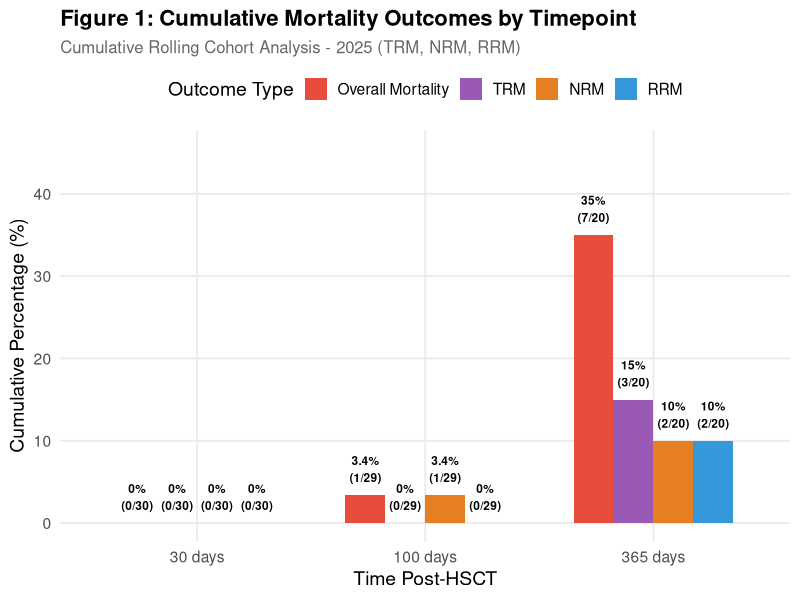
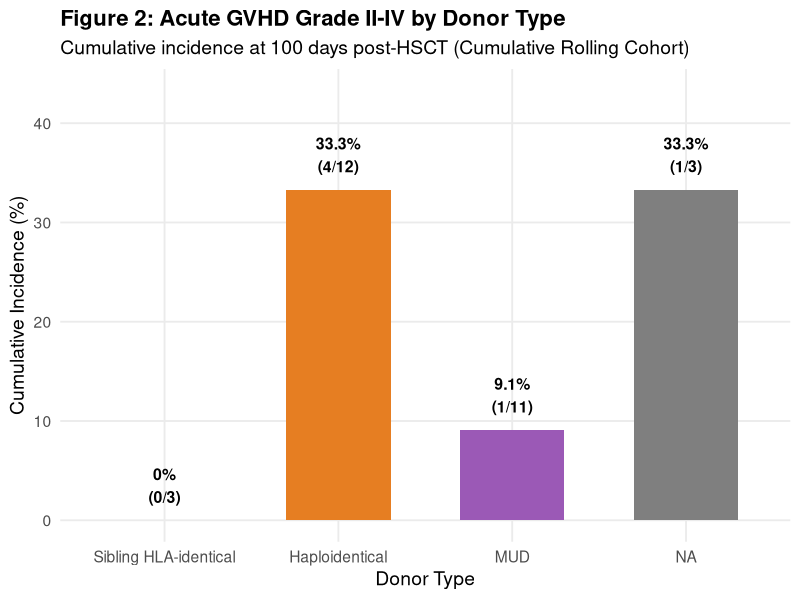

The R script that drew these images, in order:
## ---- chunk 1
library(tidyverse)
library(readxl)
library(knitr)
library(kableExtra)
library(lubridate)
library(ggplot2)

# Load and prepare data
transplant_data <- read_excel("Calcoli_RDD_2025-1.xlsx")

# Data preparation
transplant_data_prepared <- transplant_data |>
  mutate(
    hsct_date = `HSCT date`,
    hsct_year = year(hsct_date),
    death_date_clean = case_when(
      `Death date` == "-" ~ NA,
      TRUE ~ as.Date(as.numeric(`Death date`), origin = "1899-12-30")
    ),
    days_to_event = as.numeric(difftime(`Date of last follow up`, hsct_date, units = "days")),
    death = ifelse(grepl("^dead", `State at last follow up`), 1, 0),
    disease_status_binary = case_when(
      `Disease status at HSCT` == "Complete Remission" ~ "Complete Remission",
      TRUE ~ "Not in Complete Remission"
    ),
    donor_type_main = case_when(
      `Donor type` == "Related HLA-identical" ~ "Sibling HLA-identical",
      `Donor type` == "Related Haploidentical" ~ "Haploidentical",
      `Donor type` == "URD HLA-identical" ~ "MUD",
      `Donor type` == "URD HLA-mismatched" ~ "MMUD"
    ),
    death_cause = case_when(
      death == 0 ~ "Alive",
      grepl("disease", `State at last follow up`) ~ "Relapse",
      grepl("GVHD", `State at last follow up`) ~ "GVHD",
      grepl("infection", `State at last follow up`) ~ "Infection",
      grepl("other cause", `State at last follow up`) ~ "Other",
      TRUE ~ "Unknown"
    ),
    # Use death_type column directly from Excel file (TRM, NRM, RRM)
    # Don't recalculate it
    death_type = death_type,
    acute_gvhd_grade_ii_iv = case_when(
      !is.na(`acute GVHD global grade`) & `acute GVHD global grade` %in% c(2, 3, 4) ~ 1,
      TRUE ~ 0
    ),
    chronic_gvhd_any = ifelse(`chronic GVHD` == "sì", 1, 0),
    chronic_gvhd_mod_severe = case_when(
      !is.na(`chronic GVHD global grade`) & 
        `chronic GVHD global grade` %in% c("moderata", "severa") ~ 1,
      TRUE ~ 0
    )
  )

report_year <- 2025
## ---- chunk 2
# Cumulative rolling cohort selection for annual reporting
# Based on JACIE Italian quarterly methodology, cumulative through Q4

# For 30-day outcomes: Milestone dates from Jan 1 - Nov 30, 2025
# HSCT dates: Sep 1, 2024 - Oct 31, 2025
select_cohort_30d <- function(data, year = 2025) {
  milestone_start <- as.Date(paste0(year - 1, "-09-01"))  # Sep 1 previous year
  milestone_end <- as.Date(paste0(year, "-11-30"))        # Nov 30 current year
  
  cohort <- data |>
    mutate(milestone_30d = hsct_date + days(30)) |>
    filter(
      milestone_30d >= milestone_start,
      milestone_30d <= milestone_end,
      days_to_event >= 30 | death == 1
    )
  
  return(cohort)
}

# For 100-day outcomes: Milestone dates from Jan 1 - Sep 30, 2025
# HSCT dates: Jul 1, 2024 - Sep 30, 2025
select_cohort_100d <- function(data, year = 2025) {
  milestone_start <- as.Date(paste0(year - 1, "-07-01"))  # Jul 1 previous year
  milestone_end <- as.Date(paste0(year, "-09-30"))        # Sep 30 current year
  
  cohort <- data |>
    mutate(milestone_100d = hsct_date + days(100)) |>
    filter(
      milestone_100d >= milestone_start,
      milestone_100d <= milestone_end,
      days_to_event >= 100 | death == 1
    )
  
  return(cohort)
}

# For 365-day outcomes: Milestone dates from Jan 1, 2024 - Dec 31, 2025
# HSCT dates: Jan 1, 2024 - Dec 31, 2024
select_cohort_365d <- function(data, year = 2025) {
  milestone_start <- as.Date(paste0(year - 1, "-01-01"))  # Jan 1 previous year
  milestone_end <- as.Date(paste0(year, "-12-31"))        # Dec 31 current year
  
  cohort <- data |>
    mutate(milestone_365d = hsct_date + days(365)) |>
    filter(
      milestone_365d >= milestone_start,
      milestone_365d <= milestone_end,
      days_to_event >= 365 | death == 1
    )
  
  return(cohort)
}

# Mortality calculation for a cohort
calc_mortality <- function(cohort, days) {
  if (nrow(cohort) == 0) {
    return(tibble(timepoint = paste0(days, " days"), n_cohort = 0,
                  n_events = NA_integer_, pct = NA_real_))
  }
  
  # Count all deaths with a death_type (TRM, NRM, or RRM) within the timeframe
  n_deaths <- sum(!is.na(cohort$death_type) & cohort$days_to_event <= days, na.rm = TRUE)
  
  tibble(
    timepoint = paste0(days, " days"),
    n_cohort = nrow(cohort),
    n_events = n_deaths,
    pct = round(100 * n_deaths / nrow(cohort), 1)
  )
}

# NRM calculation
calc_nrm <- function(cohort, days) {
  if (nrow(cohort) == 0) {
    return(tibble(timepoint = paste0(days, " days"), n_cohort = 0,
                  n_events = NA_integer_, pct = NA_real_))
  }
  
  n_nrm <- sum(cohort$death_type == "NRM" & cohort$days_to_event <= days, na.rm = TRUE)
  
  tibble(
    timepoint = paste0(days, " days"),
    n_cohort = nrow(cohort),
    n_events = n_nrm,
    pct = round(100 * n_nrm / nrow(cohort), 1)
  )
}

# Relapse mortality calculation (RRM - Relapse-Related Mortality)
calc_relapse <- function(cohort, days) {
  if (nrow(cohort) == 0) {
    return(tibble(timepoint = paste0(days, " days"), n_cohort = 0,
                  n_events = NA_integer_, pct = NA_real_))
  }
  
  n_relapse <- sum(cohort$death_type == "RRM" & cohort$days_to_event <= days, na.rm = TRUE)
  
  tibble(
    timepoint = paste0(days, " days"),
    n_cohort = nrow(cohort),
    n_events = n_relapse,
    pct = round(100 * n_relapse / nrow(cohort), 1)
  )
}

# TRM calculation
calc_trm <- function(cohort, days) {
  if (nrow(cohort) == 0) {
    return(tibble(timepoint = paste0(days, " days"), n_cohort = 0,
                  n_events = NA_integer_, pct = NA_real_))
  }
  
  n_trm <- sum(cohort$death_type == "TRM" & cohort$days_to_event <= days, na.rm = TRUE)
  
  tibble(
    timepoint = paste0(days, " days"),
    n_cohort = nrow(cohort),
    n_events = n_trm,
    pct = round(100 * n_trm / nrow(cohort), 1)
  )
}

# Acute GVHD calculation (100 days)
calc_agvhd <- function(cohort) {
  if (nrow(cohort) == 0) {
    return(tibble(n_cohort = 0, n_events = NA_integer_, pct = NA_real_))
  }
  
  n_agvhd <- sum(cohort$acute_gvhd_grade_ii_iv == 1)
  
  tibble(
    n_cohort = nrow(cohort),
    n_events = n_agvhd,
    pct = round(100 * n_agvhd / nrow(cohort), 1)
  )
}

# Chronic GVHD calculation (365 days)
calc_cgvhd <- function(cohort, severity = "any") {
  if (nrow(cohort) == 0) {
    return(tibble(severity = severity, n_cohort = 0,
                  n_events = NA_integer_, pct = NA_real_))
  }
  
  n_cgvhd <- if (severity == "mod_severe") {
    sum(cohort$chronic_gvhd_mod_severe == 1, na.rm = TRUE)
  } else {
    sum(cohort$chronic_gvhd_any == 1, na.rm = TRUE)
  }
  
  tibble(
    severity = severity,
    n_cohort = nrow(cohort),
    n_events = n_cgvhd,
    pct = round(100 * n_cgvhd / nrow(cohort), 1)
  )
}
## ---- chunk 3
# Select cohorts for each timepoint
cohort_30d <- select_cohort_30d(transplant_data_prepared, report_year)
cohort_100d <- select_cohort_100d(transplant_data_prepared, report_year)
cohort_365d <- select_cohort_365d(transplant_data_prepared, report_year)

# Calculate overall mortality at each timepoint
overall_mort <- bind_rows(
  calc_mortality(cohort_30d, 30),
  calc_mortality(cohort_100d, 100),
  calc_mortality(cohort_365d, 365)
)

# Calculate NRM at each timepoint
nrm_overall <- bind_rows(
  calc_nrm(cohort_30d, 30),
  calc_nrm(cohort_100d, 100),
  calc_nrm(cohort_365d, 365)
)

# Calculate relapse mortality at each timepoint
relapse_overall <- bind_rows(
  calc_relapse(cohort_30d, 30),
  calc_relapse(cohort_100d, 100),
  calc_relapse(cohort_365d, 365)
)

# Calculate TRM at each timepoint
trm_overall <- bind_rows(
  calc_trm(cohort_30d, 30),
  calc_trm(cohort_100d, 100),
  calc_trm(cohort_365d, 365)
)

# By disease status
cr_data <- transplant_data_prepared |> filter(disease_status_binary == "Complete Remission")
not_cr_data <- transplant_data_prepared |> filter(disease_status_binary == "Not in Complete Remission")

# CR cohorts
cohort_30d_cr <- select_cohort_30d(cr_data, report_year)
cohort_100d_cr <- select_cohort_100d(cr_data, report_year)
cohort_365d_cr <- select_cohort_365d(cr_data, report_year)

mort_cr <- bind_rows(
  calc_mortality(cohort_30d_cr, 30),
  calc_mortality(cohort_100d_cr, 100),
  calc_mortality(cohort_365d_cr, 365)
) |> mutate(group = "Complete Remission")

nrm_cr <- bind_rows(
  calc_nrm(cohort_30d_cr, 30),
  calc_nrm(cohort_100d_cr, 100),
  calc_nrm(cohort_365d_cr, 365)
) |> mutate(group = "Complete Remission")

relapse_cr <- bind_rows(
  calc_relapse(cohort_30d_cr, 30),
  calc_relapse(cohort_100d_cr, 100),
  calc_relapse(cohort_365d_cr, 365)
) |> mutate(group = "Complete Remission")

trm_cr <- bind_rows(
  calc_trm(cohort_30d_cr, 30),
  calc_trm(cohort_100d_cr, 100),
  calc_trm(cohort_365d_cr, 365)
) |> mutate(group = "Complete Remission")

# Not CR cohorts
cohort_30d_not_cr <- select_cohort_30d(not_cr_data, report_year)
cohort_100d_not_cr <- select_cohort_100d(not_cr_data, report_year)
cohort_365d_not_cr <- select_cohort_365d(not_cr_data, report_year)

mort_not_cr <- bind_rows(
  calc_mortality(cohort_30d_not_cr, 30),
  calc_mortality(cohort_100d_not_cr, 100),
  calc_mortality(cohort_365d_not_cr, 365)
) |> mutate(group = "Not in Complete Remission")

nrm_not_cr <- bind_rows(
  calc_nrm(cohort_30d_not_cr, 30),
  calc_nrm(cohort_100d_not_cr, 100),
  calc_nrm(cohort_365d_not_cr, 365)
) |> mutate(group = "Not in Complete Remission")

relapse_not_cr <- bind_rows(
  calc_relapse(cohort_30d_not_cr, 30),
  calc_relapse(cohort_100d_not_cr, 100),
  calc_relapse(cohort_365d_not_cr, 365)
) |> mutate(group = "Not in Complete Remission")

trm_not_cr <- bind_rows(
  calc_trm(cohort_30d_not_cr, 30),
  calc_trm(cohort_100d_not_cr, 100),
  calc_trm(cohort_365d_not_cr, 365)
) |> mutate(group = "Not in Complete Remission")

# GVHD by donor type
major_donors <- c("Sibling HLA-identical", "Haploidentical", "MUD", "MMUD")
agvhd_overall <- calc_agvhd(cohort_100d)

agvhd_by_donor <- tibble()
for (donor in major_donors) {
  donor_data <- transplant_data_prepared |> filter(donor_type_main == donor)
  cohort_100d_donor <- select_cohort_100d(donor_data, report_year)
  result <- calc_agvhd(cohort_100d_donor) |> mutate(donor = donor)
  agvhd_by_donor <- bind_rows(agvhd_by_donor, result)
}

# Chronic GVHD
cgvhd_any <- bind_rows(
  calc_cgvhd(cohort_365d, "any") |> mutate(severity = "Any"),
  calc_cgvhd(cohort_365d, "mod_severe") |> mutate(severity = "Moderate-Severe")
)
## ---- chunk 4
kable(overall_mort |>
  mutate(display = paste0(pct, "% (", n_events, "/", n_cohort, ")")) |>
  select(Timepoint = timepoint, `Cohort Size` = n_cohort, 
         Deaths = n_events, `Mortality Rate` = display),
      caption = "Table 1: Overall Cumulative Mortality - Rolling Cohort Analysis") |>
  kable_styling(bootstrap_options = c("striped", "hover"), full_width = FALSE) |>
  row_spec(0, bold = TRUE, background = "#3498DB", color = "white")
## ---- chunk 5
cause_summary <- tibble(
  Timepoint = c("30 days", "100 days", "365 days"),
  `Overall Mortality` = paste0(overall_mort$pct, "% (", overall_mort$n_events, "/", overall_mort$n_cohort, ")"),
  `TRM` = paste0(trm_overall$pct, "% (", trm_overall$n_events, "/", trm_overall$n_cohort, ")"),
  `NRM` = paste0(nrm_overall$pct, "% (", nrm_overall$n_events, "/", nrm_overall$n_cohort, ")"),
  `RRM` = paste0(relapse_overall$pct, "% (", relapse_overall$n_events, "/", relapse_overall$n_cohort, ")")
)

kable(cause_summary,
      caption = "Table 2: Cumulative Mortality Breakdown by Cause (Overall = TRM + NRM + RRM)") |>
  kable_styling(bootstrap_options = c("striped", "hover"), full_width = FALSE) |>
  row_spec(0, bold = TRUE, background = "#E74C3C", color = "white")
## ---- chunk 6
plot_data <- bind_rows(
  overall_mort |> mutate(outcome = "Overall Mortality"),
  trm_overall |> mutate(outcome = "TRM"),
  nrm_overall |> mutate(outcome = "NRM"),
  relapse_overall |> mutate(outcome = "RRM")
) |>
  mutate(
    timepoint = factor(timepoint, levels = c("30 days", "100 days", "365 days")),
    outcome = factor(outcome, levels = c("Overall Mortality", "TRM", "NRM", "RRM"))
  )

ggplot(plot_data, aes(x = timepoint, y = pct, fill = outcome)) +
  geom_col(position = "dodge", width = 0.7) +
  geom_text(aes(label = paste0(pct, "%\n(", n_events, "/", n_cohort, ")")),
            position = position_dodge(width = 0.7),
            vjust = -0.5, size = 3, fontface = "bold") +
  scale_fill_manual(values = c("Overall Mortality" = "#E74C3C", 
                                "TRM" = "#9B59B6",
                                "NRM" = "#E67E22",
                                "RRM" = "#3498DB")) +
  labs(title = "Figure 1: Cumulative Mortality Outcomes by Timepoint",
       subtitle = "Cumulative Rolling Cohort Analysis - 2025 (TRM, NRM, RRM)",
       x = "Time Post-HSCT", y = "Cumulative Percentage (%)",
       fill = "Outcome Type") +
  theme_minimal(base_size = 14) +
  theme(plot.title = element_text(face = "bold", size = 16),
        plot.subtitle = element_text(size = 12, color = "gray40"),
        legend.position = "top",
        panel.grid.minor = element_blank()) +
  ylim(0, max(plot_data$pct, na.rm = TRUE) * 1.3)
## ---- chunk 7
kable(bind_rows(mort_cr, mort_not_cr) |>
  mutate(display = paste0(pct, "% (", n_events, "/", n_cohort, ")")) |>
  select(Group = group, Timepoint = timepoint, 
         `Cohort Size` = n_cohort, Deaths = n_events, `Mortality Rate` = display),
      caption = "Table 3: Cumulative Mortality by Disease Status at HSCT") |>
  kable_styling(bootstrap_options = c("striped", "hover"), full_width = FALSE) |>
  pack_rows("Complete Remission", 1, 3, label_row_css = "background-color: #27AE60; color: white;") |>
  pack_rows("Not in Complete Remission", 4, 6, label_row_css = "background-color: #E74C3C; color: white;")
## ---- chunk 8
kable(nrm_overall |>
  mutate(display = paste0(pct, "% (", n_events, "/", n_cohort, ")")) |>
  select(Timepoint = timepoint, `Cohort Size` = n_cohort, 
         `NRM Events` = n_events, `NRM Rate` = display),
      caption = "Table 4: Cumulative Non-Relapse Mortality (NRM)") |>
  kable_styling(bootstrap_options = c("striped", "hover"), full_width = FALSE) |>
  row_spec(0, bold = TRUE, background = "#E67E22", color = "white")
## ---- chunk 9
if (!is.na(overall_mort$n_events[3]) && overall_mort$n_events[3] > 0) {
  nrm_prop <- round(100 * nrm_overall$n_events[3] / overall_mort$n_events[3], 0)
  cat(paste0("NRM accounts for **", nrm_prop, "%** of all deaths at 365 days."))
}
## ---- chunk 10
kable(bind_rows(
  nrm_overall |> mutate(group = "Overall"),
  nrm_cr, nrm_not_cr
) |>
  mutate(display = paste0(pct, "% (", n_events, "/", n_cohort, ")")) |>
  select(Group = group, Timepoint = timepoint, 
         `Cohort Size` = n_cohort, `NRM Events` = n_events, `NRM Rate` = display),
      caption = "Table 5: Non-Relapse Mortality by Disease Status") |>
  kable_styling(bootstrap_options = c("striped", "hover"), full_width = FALSE) |>
  pack_rows("Overall", 1, 3, label_row_css = "background-color: #95A5A6; color: white;") |>
  pack_rows("Complete Remission", 4, 6, label_row_css = "background-color: #27AE60; color: white;") |>
  pack_rows("Not in Complete Remission", 7, 9, label_row_css = "background-color: #E74C3C; color: white;")
## ---- chunk 11
nrm_deaths <- cohort_365d |>
  filter(death == 1, death_type == "NRM", days_to_event <= 365)

if (nrow(nrm_deaths) > 0) {
  nrm_causes <- nrm_deaths |>
    count(death_cause) |>
    arrange(desc(n)) |>
    mutate(percentage = round(100 * n / sum(n), 1),
           display = paste0(n, " (", percentage, "%)")) |>
    select(`Cause of NRM` = death_cause, `N Events` = n, `Percentage` = display)
  
  kable(nrm_causes,
        caption = "Table 6: Breakdown of NRM by Specific Cause (365-day cohort)") |>
    kable_styling(bootstrap_options = c("striped", "hover"), full_width = FALSE) |>
    row_spec(0, bold = TRUE, background = "#D35400", color = "white")
} else {
  cat("No NRM events in the 365-day rolling cohort.")
}
## ---- chunk 12
kable(trm_overall |>
  mutate(display = paste0(pct, "% (", n_events, "/", n_cohort, ")")) |>
  select(Timepoint = timepoint, `Cohort Size` = n_cohort, 
         `TRM Events` = n_events, `TRM Rate` = display),
      caption = "Table 6A: Cumulative Treatment-Related Mortality (TRM)") |>
  kable_styling(bootstrap_options = c("striped", "hover"), full_width = FALSE) |>
  row_spec(0, bold = TRUE, background = "#9B59B6", color = "white")
## ---- chunk 13
if (!is.na(overall_mort$n_events[3]) && overall_mort$n_events[3] > 0) {
  trm_prop <- round(100 * trm_overall$n_events[3] / overall_mort$n_events[3], 0)
  cat(paste0("TRM accounts for **", trm_prop, "%** of all deaths at 365 days."))
}
## ---- chunk 14
kable(bind_rows(
  trm_overall |> mutate(group = "Overall"),
  trm_cr, trm_not_cr
) |>
  mutate(display = paste0(pct, "% (", n_events, "/", n_cohort, ")")) |>
  select(Group = group, Timepoint = timepoint, 
         `Cohort Size` = n_cohort, `TRM Events` = n_events, `TRM Rate` = display),
      caption = "Table 6B: Treatment-Related Mortality by Disease Status") |>
  kable_styling(bootstrap_options = c("striped", "hover"), full_width = FALSE) |>
  pack_rows("Overall", 1, 3, label_row_css = "background-color: #95A5A6; color: white;") |>
  pack_rows("Complete Remission", 4, 6, label_row_css = "background-color: #27AE60; color: white;") |>
  pack_rows("Not in Complete Remission", 7, 9, label_row_css = "background-color: #E74C3C; color: white;")
## ---- chunk 15
kable(relapse_overall |>
  mutate(display = paste0(pct, "% (", n_events, "/", n_cohort, ")")) |>
  select(Timepoint = timepoint, `Cohort Size` = n_cohort, 
         `RRM Deaths` = n_events, `RRM Rate` = display),
      caption = "Table 7: Cumulative Relapse-Related Mortality (RRM)") |>
  kable_styling(bootstrap_options = c("striped", "hover"), full_width = FALSE) |>
  row_spec(0, bold = TRUE, background = "#3498DB", color = "white")
## ---- chunk 16
kable(bind_rows(
  relapse_overall |> mutate(group = "Overall"),
  relapse_cr, relapse_not_cr
) |>
  mutate(display = paste0(pct, "% (", n_events, "/", n_cohort, ")")) |>
  select(Group = group, Timepoint = timepoint, 
         `Cohort Size` = n_cohort, `RRM Deaths` = n_events, `RRM Rate` = display),
      caption = "Table 8: Relapse-Related Mortality (RRM) by Disease Status") |>
  kable_styling(bootstrap_options = c("striped", "hover"), full_width = FALSE) |>
  pack_rows("Overall", 1, 3) |>
  pack_rows("Complete Remission", 4, 6) |>
  pack_rows("Not in Complete Remission", 7, 9)
## ---- chunk 17
if (!is.na(overall_mort$n_events[3]) && overall_mort$n_events[3] > 0) {
  relapse_prop <- round(100 * relapse_overall$n_events[3] / overall_mort$n_events[3], 0)
  cat(paste0("- RRM accounts for **", relapse_prop, "%** of all deaths at 365 days\n"))
}
## ---- chunk 18
kable(tibble(
  Group = c("Overall", agvhd_by_donor$donor),
  `Cohort Size` = c(agvhd_overall$n_cohort, agvhd_by_donor$n_cohort),
  Events = c(agvhd_overall$n_events, agvhd_by_donor$n_events),
  `Cumulative Incidence` = paste0(c(agvhd_overall$pct, agvhd_by_donor$pct), "%")
),
      caption = "Table 9: Acute GVHD Grade II-IV by Donor Type (100 days)") |>
  kable_styling(bootstrap_options = c("striped", "hover"), full_width = FALSE) |>
  row_spec(1, bold = TRUE, background = "#9B59B6", color = "white")
## ---- chunk 19
agvhd_plot_data <- agvhd_by_donor |>
  filter(!is.na(pct)) |>
  mutate(donor = factor(donor, levels = c("Sibling HLA-identical", "Haploidentical", "MUD")))

if (nrow(agvhd_plot_data) > 0) {
  ggplot(agvhd_plot_data, aes(x = donor, y = pct, fill = donor)) +
    geom_col(width = 0.6, show.legend = FALSE) +
    geom_text(aes(label = paste0(pct, "%\n(", n_events, "/", n_cohort, ")")),
              vjust = -0.5, size = 4, fontface = "bold") +
    scale_fill_manual(values = c("Sibling HLA-identical" = "#3498DB", 
                                  "Haploidentical" = "#E67E22", "MUD" = "#9B59B6")) +
    labs(title = "Figure 2: Acute GVHD Grade II-IV by Donor Type",
         subtitle = "Cumulative incidence at 100 days post-HSCT (Cumulative Rolling Cohort)",
         x = "Donor Type", y = "Cumulative Incidence (%)") +
    theme_minimal(base_size = 14) +
    theme(plot.title = element_text(face = "bold", size = 16),
          panel.grid.minor = element_blank()) +
    ylim(0, max(agvhd_plot_data$pct, na.rm = TRUE) * 1.3)
}
## ---- chunk 20
kable(cgvhd_any |>
  mutate(display = paste0(pct, "% (", n_events, "/", n_cohort, ")")) |>
  select(Severity = severity, `Cohort Size` = n_cohort, 
         Events = n_events, `Cumulative Incidence` = display),
      caption = "Table 10: Chronic GVHD Cumulative Incidence (365 days)") |>
  kable_styling(bootstrap_options = c("striped", "hover"), full_width = FALSE) |>
  row_spec(0, bold = TRUE, background = "#27AE60", color = "white")
## ---- chunk 21
mort_by_donor <- tibble()
nrm_by_donor <- tibble()

for (donor in major_donors) {
  donor_data <- transplant_data_prepared |> filter(donor_type_main == donor)
  
  cohort_365d_donor <- select_cohort_365d(donor_data, report_year)
  mort_result <- calc_mortality(cohort_365d_donor, 365) |> mutate(donor = donor)
  nrm_result <- calc_nrm(cohort_365d_donor, 365) |> mutate(donor = donor)
  
  mort_by_donor <- bind_rows(mort_by_donor, mort_result)
  nrm_by_donor <- bind_rows(nrm_by_donor, nrm_result)
}

kable(tibble(
  `Donor Type` = mort_by_donor$donor,
  `365-Day Mortality` = paste0(mort_by_donor$pct, "% (", mort_by_donor$n_events, "/", mort_by_donor$n_cohort, ")"),
  `NRM at 365 Days` = paste0(nrm_by_donor$pct, "% (", nrm_by_donor$n_events, "/", nrm_by_donor$n_cohort, ")"),
  `Acute GVHD II-IV` = paste0(agvhd_by_donor$pct, "% (", agvhd_by_donor$n_events, "/", agvhd_by_donor$n_cohort, ")")
),
      caption = "Table 11: Comprehensive Outcomes by Donor Type") |>
  kable_styling(bootstrap_options = c("striped", "hover"), full_width = FALSE) |>
  row_spec(0, bold = TRUE, background = "#2C3E50", color = "white")
## ---- chunk 22
mort_donor_all <- tibble()

for (donor in major_donors) {
  donor_data <- transplant_data_prepared |> filter(donor_type_main == donor)
  
  cohort_30d_donor <- select_cohort_30d(donor_data, report_year)
  cohort_100d_donor <- select_cohort_100d(donor_data, report_year)
  cohort_365d_donor <- select_cohort_365d(donor_data, report_year)
  
  donor_mort <- bind_rows(
    calc_mortality(cohort_30d_donor, 30),
    calc_mortality(cohort_100d_donor, 100),
    calc_mortality(cohort_365d_donor, 365)
  ) |> mutate(donor = donor)
  
  mort_donor_all <- bind_rows(mort_donor_all, donor_mort)
}

kable(mort_donor_all |>
  mutate(display = paste0(pct, "% (", n_events, "/", n_cohort, ")")) |>
  select(`Donor Type` = donor, Timepoint = timepoint,
         `Cohort Size` = n_cohort, Deaths = n_events, `Mortality Rate` = display),
      caption = "Table 13: Overall Mortality by Donor Type Across All Timepoints") |>
  kable_styling(bootstrap_options = c("striped", "hover"), full_width = FALSE) |>
  pack_rows("Sibling HLA-identical", 1, 3, label_row_css = "background-color: #3498DB; color: white;") |>
  pack_rows("Haploidentical", 4, 6, label_row_css = "background-color: #E67E22; color: white;") |>
  pack_rows("MUD", 7, 9, label_row_css = "background-color: #9B59B6; color: white;")
## ---- chunk 23
nrm_donor_all <- tibble()

for (donor in major_donors) {
  donor_data <- transplant_data_prepared |> filter(donor_type_main == donor)
  
  cohort_30d_donor <- select_cohort_30d(donor_data, report_year)
  cohort_100d_donor <- select_cohort_100d(donor_data, report_year)
  cohort_365d_donor <- select_cohort_365d(donor_data, report_year)
  
  donor_nrm <- bind_rows(
    calc_nrm(cohort_30d_donor, 30),
    calc_nrm(cohort_100d_donor, 100),
    calc_nrm(cohort_365d_donor, 365)
  ) |> mutate(donor = donor)
  
  nrm_donor_all <- bind_rows(nrm_donor_all, donor_nrm)
}

kable(nrm_donor_all |>
  mutate(display = paste0(pct, "% (", n_events, "/", n_cohort, ")")) |>
  select(`Donor Type` = donor, Timepoint = timepoint,
         `Cohort Size` = n_cohort, `NRM Events` = n_events, `NRM Rate` = display),
      caption = "Table 14: Non-Relapse Mortality by Donor Type Across All Timepoints") |>
  kable_styling(bootstrap_options = c("striped", "hover"), full_width = FALSE) |>
  pack_rows("Sibling HLA-identical", 1, 3, label_row_css = "background-color: #3498DB; color: white;") |>
  pack_rows("Haploidentical", 4, 6, label_row_css = "background-color: #E67E22; color: white;") |>
  pack_rows("MUD", 7, 9, label_row_css = "background-color: #9B59B6; color: white;")
## ---- chunk 24
relapse_donor_all <- tibble()

for (donor in major_donors) {
  donor_data <- transplant_data_prepared |> filter(donor_type_main == donor)
  
  cohort_30d_donor <- select_cohort_30d(donor_data, report_year)
  cohort_100d_donor <- select_cohort_100d(donor_data, report_year)
  cohort_365d_donor <- select_cohort_365d(donor_data, report_year)
  
  donor_relapse <- bind_rows(
    calc_relapse(cohort_30d_donor, 30),
    calc_relapse(cohort_100d_donor, 100),
    calc_relapse(cohort_365d_donor, 365)
  ) |> mutate(donor = donor)
  
  relapse_donor_all <- bind_rows(relapse_donor_all, donor_relapse)
}

kable(relapse_donor_all |>
  mutate(display = paste0(pct, "% (", n_events, "/", n_cohort, ")")) |>
  select(`Donor Type` = donor, Timepoint = timepoint,
         `Cohort Size` = n_cohort, `Relapse Deaths` = n_events, `Relapse Rate` = display),
      caption = "Table 15: Relapse Mortality by Donor Type Across All Timepoints") |>
  kable_styling(bootstrap_options = c("striped", "hover"), full_width = FALSE) |>
  pack_rows("Sibling HLA-identical", 1, 3, label_row_css = "background-color: #3498DB; color: white;") |>
  pack_rows("Haploidentical", 4, 6, label_row_css = "background-color: #E67E22; color: white;") |>
  pack_rows("MUD", 7, 9, label_row_css = "background-color: #9B59B6; color: white;")
## ---- chunk 25
trm_donor_all <- tibble()

for (donor in major_donors) {
  donor_data <- transplant_data_prepared |> filter(donor_type_main == donor)
  
  cohort_30d_donor <- select_cohort_30d(donor_data, report_year)
  cohort_100d_donor <- select_cohort_100d(donor_data, report_year)
  cohort_365d_donor <- select_cohort_365d(donor_data, report_year)
  
  donor_trm <- bind_rows(
    calc_trm(cohort_30d_donor, 30),
    calc_trm(cohort_100d_donor, 100),
    calc_trm(cohort_365d_donor, 365)
  ) |> mutate(donor = donor)
  
  trm_donor_all <- bind_rows(trm_donor_all, donor_trm)
}

kable(trm_donor_all |>
  mutate(display = paste0(pct, "% (", n_events, "/", n_cohort, ")")) |>
  select(`Donor Type` = donor, Timepoint = timepoint,
         `Cohort Size` = n_cohort, `TRM Events` = n_events, `TRM Rate` = display),
      caption = "Table 15A: Treatment-Related Mortality by Donor Type Across All Timepoints") |>
  kable_styling(bootstrap_options = c("striped", "hover"), full_width = FALSE) |>
  pack_rows("Sibling HLA-identical", 1, 3, label_row_css = "background-color: #3498DB; color: white;") |>
  pack_rows("Haploidentical", 4, 6, label_row_css = "background-color: #E67E22; color: white;") |>
  pack_rows("MUD", 7, 9, label_row_css = "background-color: #9B59B6; color: white;")
## ---- chunk 26
mort_donor_cr_strat <- tibble()

for (cr_status in c("Complete Remission", "Not in Complete Remission")) {
  cr_data <- transplant_data_prepared |> filter(disease_status_binary == cr_status)
  
  for (donor in major_donors) {
    donor_cr_data <- cr_data |> filter(donor_type_main == donor)
    
    cohort_30d_donor_cr <- select_cohort_30d(donor_cr_data, report_year)
    cohort_100d_donor_cr <- select_cohort_100d(donor_cr_data, report_year)
    cohort_365d_donor_cr <- select_cohort_365d(donor_cr_data, report_year)
    
    if (nrow(cohort_30d_donor_cr) > 0 || nrow(cohort_100d_donor_cr) > 0 || nrow(cohort_365d_donor_cr) > 0) {
      mort_result <- bind_rows(
        calc_mortality(cohort_30d_donor_cr, 30),
        calc_mortality(cohort_100d_donor_cr, 100),
        calc_mortality(cohort_365d_donor_cr, 365)
      ) |> mutate(cr_status = cr_status, donor = donor)
      mort_donor_cr_strat <- bind_rows(mort_donor_cr_strat, mort_result)
    }
  }
}

if (nrow(mort_donor_cr_strat) > 0) {
  kable(mort_donor_cr_strat |>
    mutate(display = paste0(pct, "% (", n_events, "/", n_cohort, ")")) |>
    select(`CR Status` = cr_status, `Donor Type` = donor, Timepoint = timepoint,
           N = n_cohort, Deaths = n_events, `Mortality Rate (n/N %)` = display),
        caption = "Table 16: Overall Mortality by Donor Type and Disease Status (30, 100, 365 days)") |>
    kable_styling(bootstrap_options = c("striped", "hover"), full_width = FALSE) |>
    row_spec(0, bold = TRUE, background = "#E74C3C", color = "white")
} else {
  cat("Insufficient data for combined stratification.")
}
## ---- chunk 27
nrm_donor_cr_strat <- tibble()

for (cr_status in c("Complete Remission", "Not in Complete Remission")) {
  cr_data <- transplant_data_prepared |> filter(disease_status_binary == cr_status)
  
  for (donor in major_donors) {
    donor_cr_data <- cr_data |> filter(donor_type_main == donor)
    
    cohort_30d_donor_cr <- select_cohort_30d(donor_cr_data, report_year)
    cohort_100d_donor_cr <- select_cohort_100d(donor_cr_data, report_year)
    cohort_365d_donor_cr <- select_cohort_365d(donor_cr_data, report_year)
    
    if (nrow(cohort_30d_donor_cr) > 0 || nrow(cohort_100d_donor_cr) > 0 || nrow(cohort_365d_donor_cr) > 0) {
      nrm_result <- bind_rows(
        calc_nrm(cohort_30d_donor_cr, 30),
        calc_nrm(cohort_100d_donor_cr, 100),
        calc_nrm(cohort_365d_donor_cr, 365)
      ) |> mutate(cr_status = cr_status, donor = donor)
      nrm_donor_cr_strat <- bind_rows(nrm_donor_cr_strat, nrm_result)
    }
  }
}

if (nrow(nrm_donor_cr_strat) > 0) {
  kable(nrm_donor_cr_strat |>
    mutate(display = paste0(pct, "% (", n_events, "/", n_cohort, ")")) |>
    select(`CR Status` = cr_status, `Donor Type` = donor, Timepoint = timepoint,
           N = n_cohort, `NRM Events` = n_events, `NRM Rate (n/N %)` = display),
        caption = "Table 17: NRM by Donor Type and Disease Status (30, 100, 365 days)") |>
    kable_styling(bootstrap_options = c("striped", "hover"), full_width = FALSE) |>
    row_spec(0, bold = TRUE, background = "#E67E22", color = "white")
}
## ---- chunk 28
relapse_donor_cr_strat <- tibble()

for (cr_status in c("Complete Remission", "Not in Complete Remission")) {
  cr_data <- transplant_data_prepared |> filter(disease_status_binary == cr_status)
  
  for (donor in major_donors) {
    donor_cr_data <- cr_data |> filter(donor_type_main == donor)
    
    cohort_30d_donor_cr <- select_cohort_30d(donor_cr_data, report_year)
    cohort_100d_donor_cr <- select_cohort_100d(donor_cr_data, report_year)
    cohort_365d_donor_cr <- select_cohort_365d(donor_cr_data, report_year)
    
    if (nrow(cohort_30d_donor_cr) > 0 || nrow(cohort_100d_donor_cr) > 0 || nrow(cohort_365d_donor_cr) > 0) {
      relapse_result <- bind_rows(
        calc_relapse(cohort_30d_donor_cr, 30),
        calc_relapse(cohort_100d_donor_cr, 100),
        calc_relapse(cohort_365d_donor_cr, 365)
      ) |> mutate(cr_status = cr_status, donor = donor)
      relapse_donor_cr_strat <- bind_rows(relapse_donor_cr_strat, relapse_result)
    }
  }
}

if (nrow(relapse_donor_cr_strat) > 0) {
  kable(relapse_donor_cr_strat |>
    mutate(display = paste0(pct, "% (", n_events, "/", n_cohort, ")")) |>
    select(`CR Status` = cr_status, `Donor Type` = donor, Timepoint = timepoint,
           N = n_cohort, `Relapse Deaths` = n_events, `Relapse Rate (n/N %)` = display),
        caption = "Table 18: Relapse Mortality by Donor Type and Disease Status (30, 100, 365 days)") |>
    kable_styling(bootstrap_options = c("striped", "hover"), full_width = FALSE) |>
    row_spec(0, bold = TRUE, background = "#3498DB", color = "white")
}
## ---- chunk 29
trm_donor_cr_strat <- tibble()

for (cr_status in c("Complete Remission", "Not in Complete Remission")) {
  cr_data <- transplant_data_prepared |> filter(disease_status_binary == cr_status)
  
  for (donor in major_donors) {
    donor_cr_data <- cr_data |> filter(donor_type_main == donor)
    
    cohort_30d_donor_cr <- select_cohort_30d(donor_cr_data, report_year)
    cohort_100d_donor_cr <- select_cohort_100d(donor_cr_data, report_year)
    cohort_365d_donor_cr <- select_cohort_365d(donor_cr_data, report_year)
    
    if (nrow(cohort_30d_donor_cr) > 0 || nrow(cohort_100d_donor_cr) > 0 || nrow(cohort_365d_donor_cr) > 0) {
      trm_result <- bind_rows(
        calc_trm(cohort_30d_donor_cr, 30),
        calc_trm(cohort_100d_donor_cr, 100),
        calc_trm(cohort_365d_donor_cr, 365)
      ) |> mutate(cr_status = cr_status, donor = donor)
      trm_donor_cr_strat <- bind_rows(trm_donor_cr_strat, trm_result)
    }
  }
}

if (nrow(trm_donor_cr_strat) > 0) {
  kable(trm_donor_cr_strat |>
    mutate(display = paste0(pct, "% (", n_events, "/", n_cohort, ")")) |>
    select(`CR Status` = cr_status, `Donor Type` = donor, Timepoint = timepoint,
           N = n_cohort, `TRM Events` = n_events, `TRM Rate (n/N %)` = display),
        caption = "Table 17A: TRM by Donor Type and Disease Status (30, 100, 365 days)") |>
    kable_styling(bootstrap_options = c("striped", "hover"), full_width = FALSE) |>
    row_spec(0, bold = TRUE, background = "#9B59B6", color = "white")
}
## ---- chunk 30
agvhd_donor_cr_strat <- tibble()

for (cr_status in c("Complete Remission", "Not in Complete Remission")) {
  cr_data <- transplant_data_prepared |> filter(disease_status_binary == cr_status)
  
  for (donor in major_donors) {
    donor_cr_data <- cr_data |> filter(donor_type_main == donor)
    cohort_100d_donor_cr <- select_cohort_100d(donor_cr_data, report_year)
    
    if (nrow(cohort_100d_donor_cr) > 0) {
      agvhd_result <- calc_agvhd(cohort_100d_donor_cr) |>
        mutate(cr_status = cr_status, donor = donor)
      agvhd_donor_cr_strat <- bind_rows(agvhd_donor_cr_strat, agvhd_result)
    }
  }
}

if (nrow(agvhd_donor_cr_strat) > 0) {
  kable(agvhd_donor_cr_strat |>
    mutate(display = paste0(pct, "% (", n_events, "/", n_cohort, ")")) |>
    select(`Disease Status` = cr_status, `Donor Type` = donor,
           `Cohort Size` = n_cohort, Events = n_events, `AGVHD II-IV Rate` = display),
        caption = "Table 19: 100-Day Acute GVHD II-IV by Donor Type and Disease Status") |>
    kable_styling(bootstrap_options = c("striped", "hover"), full_width = FALSE) |>
    pack_rows("Complete Remission", 1, sum(agvhd_donor_cr_strat$cr_status == "Complete Remission"),
              label_row_css = "background-color: #27AE60; color: white;") |>
    pack_rows("Not in Complete Remission",
              sum(agvhd_donor_cr_strat$cr_status == "Complete Remission") + 1, nrow(agvhd_donor_cr_strat),
              label_row_css = "background-color: #E74C3C; color: white;")
}
## ---- chunk 31
cgvhd_donor_cr_strat_any <- tibble()
cgvhd_donor_cr_strat_modsev <- tibble()

for (cr_status in c("Complete Remission", "Not in Complete Remission")) {
  cr_data <- transplant_data_prepared |> filter(disease_status_binary == cr_status)
  
  for (donor in major_donors) {
    donor_cr_data <- cr_data |> filter(donor_type_main == donor)
    cohort_365d_donor_cr <- select_cohort_365d(donor_cr_data, report_year)
    
    if (nrow(cohort_365d_donor_cr) > 0) {
      # Any chronic GVHD
      cgvhd_any_result <- calc_cgvhd(cohort_365d_donor_cr, "any") |>
        mutate(cr_status = cr_status, donor = donor)
      cgvhd_donor_cr_strat_any <- bind_rows(cgvhd_donor_cr_strat_any, cgvhd_any_result)
      
      # Moderate-Severe chronic GVHD
      cgvhd_modsev_result <- calc_cgvhd(cohort_365d_donor_cr, "mod_severe") |>
        mutate(cr_status = cr_status, donor = donor)
      cgvhd_donor_cr_strat_modsev <- bind_rows(cgvhd_donor_cr_strat_modsev, cgvhd_modsev_result)
    }
  }
}
## ---- chunk 32
if (nrow(cgvhd_donor_cr_strat_any) > 0) {
  kable(cgvhd_donor_cr_strat_any |>
    mutate(display = paste0(pct, "% (", n_events, "/", n_cohort, ")")) |>
    select(`CR Status` = cr_status, `Donor Type` = donor,
           N = n_cohort, Events = n_events, `Chronic GVHD (Any) Rate (n/N %)` = display),
        caption = "Table 20: Chronic GVHD (Any) by Donor Type and Complete Remission Status - Cumulative 2025") |>
    kable_styling(bootstrap_options = c("striped", "hover"), full_width = FALSE) |>
    pack_rows("Complete Remission", 1, sum(cgvhd_donor_cr_strat_any$cr_status == "Complete Remission"),
              label_row_css = "background-color: #27AE60; color: white;") |>
    pack_rows("Not in Complete Remission",
              sum(cgvhd_donor_cr_strat_any$cr_status == "Complete Remission") + 1, nrow(cgvhd_donor_cr_strat_any),
              label_row_css = "background-color: #E74C3C; color: white;")
}
## ---- chunk 33
if (nrow(cgvhd_donor_cr_strat_modsev) > 0) {
  kable(cgvhd_donor_cr_strat_modsev |>
    mutate(display = paste0(pct, "% (", n_events, "/", n_cohort, ")")) |>
    select(`CR Status` = cr_status, `Donor Type` = donor,
           N = n_cohort, Events = n_events, `Chronic GVHD (Mod-Severe) Rate (n/N %)` = display),
        caption = "Table 21: Chronic GVHD (Moderate-Severe) by Donor Type and Complete Remission Status - Cumulative 2025") |>
    kable_styling(bootstrap_options = c("striped", "hover"), full_width = FALSE) |>
    pack_rows("Complete Remission", 1, sum(cgvhd_donor_cr_strat_modsev$cr_status == "Complete Remission"),
              label_row_css = "background-color: #27AE60; color: white;") |>
    pack_rows("Not in Complete Remission",
              sum(cgvhd_donor_cr_strat_modsev$cr_status == "Complete Remission") + 1, nrow(cgvhd_donor_cr_strat_modsev),
              label_row_css = "background-color: #E74C3C; color: white;")
}
## ---- chunk 34
kable(tibble(
  Milestone = c("30 days", "100 days", "365 days"),
  `Milestone Date Range` = c(
    "Jan 1, 2025 - Nov 30, 2025",
    "Jan 1, 2025 - Sep 30, 2025",
    "Jan 1, 2024 - Dec 31, 2025"
  ),
  `HSCT Date Range` = c(
    "Sep 1, 2024 - Oct 31, 2025",
    "Jul 1, 2024 - Sep 30, 2025",
    "Jan 1, 2024 - Dec 31, 2024"
  ),
  `Cohort Size` = c(overall_mort$n_cohort[1], overall_mort$n_cohort[2], overall_mort$n_cohort[3])
),
      caption = "Table 12: Cumulative Rolling Cohort Selection Methodology") |>
  kable_styling(bootstrap_options = c("striped", "hover"), full_width = FALSE)
## ---- chunk 35
haplo_agvhd <- agvhd_by_donor |> filter(donor == "Haploidentical")
if (nrow(haplo_agvhd) > 0 && !is.na(haplo_agvhd$pct[1])) {
  cat(paste0("5. **GVHD challenges**: Haploidentical transplants show ", haplo_agvhd$pct[1], "% acute GVHD II-IV"))
}
